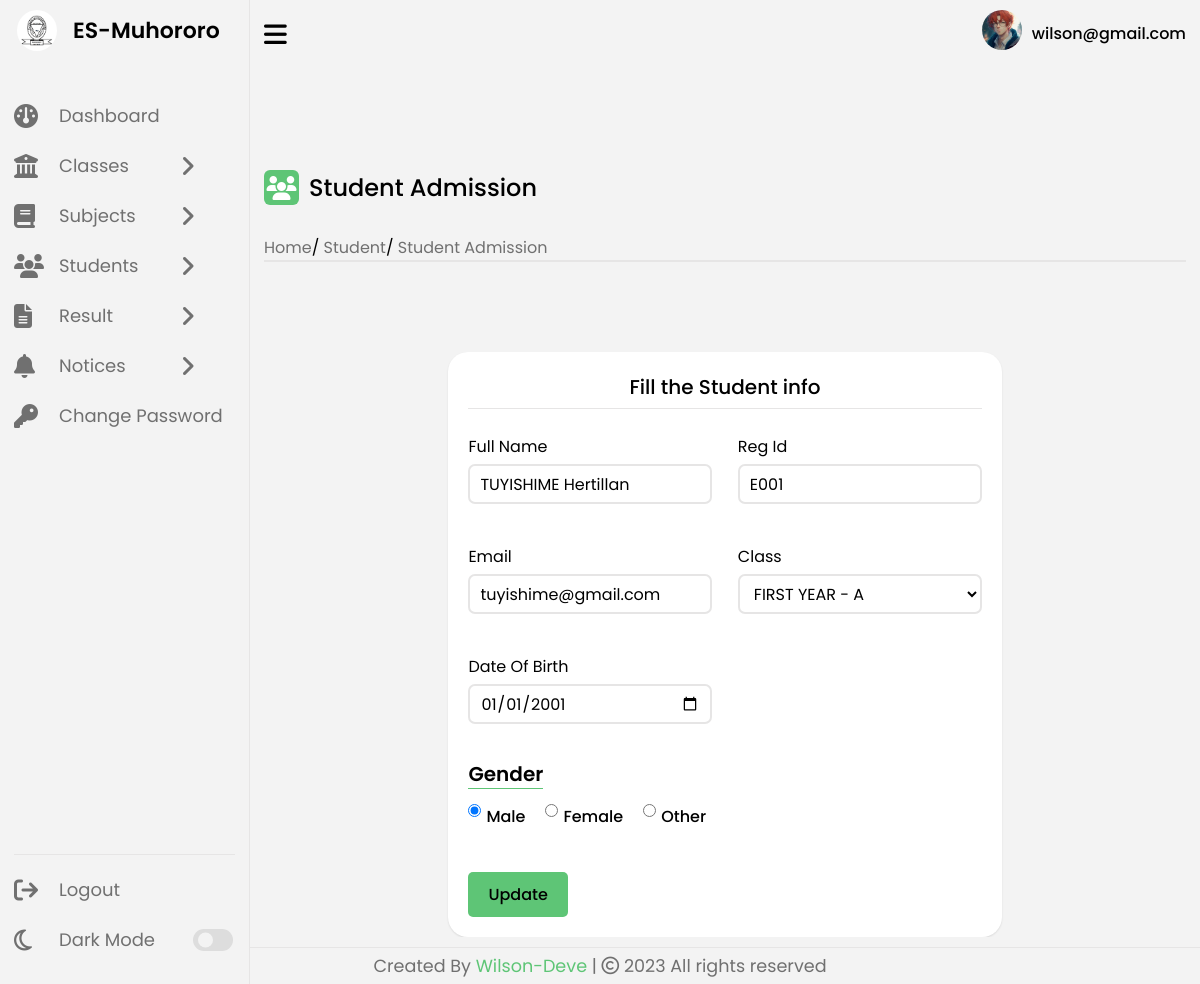
/edit-student.php?student_id=1 (signed in), run on the app's committed database.
### tables this page shows
CREATE TABLE `tblusers` (
  `Id` int(11) NOT NULL,
  `UserName` varchar(100) DEFAULT NULL,
  `Password` varchar(100) DEFAULT NULL,
  `updationDate` timestamp NOT NULL DEFAULT current_timestamp() ON UPDATE current_timestamp()
);

CREATE TABLE `tblstudents` (
  `Id` int(11) NOT NULL,
  `StudentName` varchar(100) DEFAULT NULL,
  `RollId` varchar(50) DEFAULT NULL,
  `StudentEmail` varchar(100) DEFAULT NULL,
  `Gender` varchar(50) DEFAULT NULL,
  `DOB` varchar(100) DEFAULT NULL,
  `ClassId` int(11) DEFAULT NULL,
  `RegDate` timestamp NOT NULL DEFAULT current_timestamp(),
  `UpdationDate` timestamp NULL DEFAULT NULL
);

### includes/session.php (called while the page is built, shortened)
<?php
   include('config.php');
   $user_check = $_SESSION['login_user'];
   $ses_sql = mysqli_query($con,"select UserName from tblusers where UserName = '$user_check' ");
   $row = mysqli_fetch_array($ses_sql,MYSQLI_ASSOC);
   $login_session = $row['UserName'];
?>

### edit-student.php (the view, shortened to what this page needs)
<?php
    include('includes/session.php');
    include('includes/sidebar.php');
    if (isset($_GET['student_id'])) {
        $studentId = $_GET['student_id'];
        $sql = "SELECT *, DATE_FORMAT(UpdationDate, '%Y-%m-%d %H:%i:%s') AS FormattedUpdationDate FROM tblstudents WHERE Id = ?";
        $stmt = $con->prepare($sql);
        if ($stmt) {
            $stmt->bind_param("i", $studentId);
            if ($stmt->execute()) {
                $result = $stmt->get_result();
                $studentData = $result->fetch_assoc();
            } else {
                $errorMessage = "Database error";
            }
        }
    }
?>
<section class="dashboard">
    <?php include('includes/topbar.php');?>
    <div class="dash-content">
        <div class="overview">
            <div class="title">
                <i class="fa fa-users"></i>
                <span class="text">Student Admission</span>
            </div>
            <div class="link-menu">
                <div class="link-item">
                    <ul>
                        <li><i class="uil uil-estate"></i><a href="dashboard.html">Home</a></li>/
                        <li><a href="#">Student</a></li>/
                        <li><a href="#">Student Admission</a></li>
                    </ul>
                </div>
            </div>
        </div>
        <div class="activity">
            <div class="activity-data">
                <div class="form-box">
                    <h1 class="form-title">Fill the Student info</h1>
                    <form class="data-form" action="" method="post">
                        <div class="main-user-info">
                            <div class="user-input-box">
                                <label for="fullName">Full Name</label>
                                <input type="text"
                                    id="fullName"
                                    name="fullName"
                                    autocomplete="off"
                                    value="<?php echo $studentData['StudentName']; ?>"
                                    required/>
                            </div>
                            <div class="user-input-box">
                                <label for="rollid">Reg Id</label>
                                <input type="text"
                                    id="rollid"
                                    name="rollid"
                                    autocomplete="off"
                                    value="<?php echo $studentData['RollId']; ?>"
                                    required/>
                            </div>
                            <div class="user-input-box">
                                <label for="emailid">Email</label>
                                <input type="email"
                                    id="emailid"
                                    name="emailid"
                                    autocomplete="off"
                                    value="<?php echo $studentData['StudentEmail']; ?>"
                                    required/>
                            </div>
                            <div class="user-input-box">
                                <label for="class">Class</label>
                                <select name="class" id="default" required>
                                    <?php
                                        $classQuery = "SELECT Id, CONCAT(ClassName, ' - ', Section) AS ClassSection FROM tblclasses";
                                        $classResult = mysqli_query($con, $classQuery);
                                        if ($classResult) {
                                            while ($classRow = mysqli_fetch_assoc($classResult)) {
                                                $classId = $classRow['Id'];
                                                $classSection = $classRow['ClassSection'];
                                                $selected = ($classId == $studentData['ClassId']) ? 'selected' : '';
                                                echo "<option value='$classId' $selected>$classSection</option>";
                                            }
                                        } else {
                                            echo "Error: " . mysqli_error($con);
                                        }
                                    ?>
                                </select>
                            </div>
                            <div class="user-input-box">
                                <label for="dob">Date Of Birth</label>
                                <input type="date"
                                    id="dob"
                                    name="dob"
                                    value="<?php echo $studentData['DOB']; ?>"
                                    />
                            </div>
                            <div class="gender-details-box">
                                <span class="gender-title">Gender</span>
                                <div class="gender-category">
                                    <input type="radio" name="gender" id="male" value="Male" <?php if ($studentData['Gender'] === 'Male') echo 'checked'; ?> required>
                                    <label for="male">Male</label>
                                    <input type="radio" name="gender" id="female" value="Female" <?php if ($studentData['Gender'] === 'Female') echo 'checked'; ?> required>
                                    <label for="female">Female</label>
                                    <input type="radio" name="gender" id="other" value="Other" <?php if ($studentData['Gender'] === 'Other') echo 'checked'; ?> required>
                                    <label for="other">Other</label>
                                </div>
                            </div>
                        </div>
                        <button type="submit" class="btn" name="update">Update</button>
                    </form>
                </div>
            </div>
        </div>
    </div>
</section>
<?php include('includes/footer.php'); ?>
</body>
</html>

### includes/topbar.php (shortened to what this page needs)
<div class="top">
            <i class="fa fa-bars sidebar-toggle"></i>
            <div class="profile-info">
                <div class="profile-photo-container">
                    <a href="#" id="lightbox-trigger">
                        <img src="img/anim4.jpg" alt="">
                    </a>
                </div>
                <span class="user-name"><?php echo $login_session; ?></span>
            </div>
        </div>

### css/dashboard.css (style rules this page uses)
* { margin: 0; padding: 0; box-sizing: border-box; font-family: 'Poppins', sans-serif; }
:root { --primary-color: #5ec576; --panel-color: #f3f3f3; --text-color: #000; --black-light-color: #707070; --border-color: #e6e5e5; --toggle-color: #DDD; --box1-color: #fff; --box2-color: #FFE6AC; --box3-color: #E7D1FC; --box4-color: #4DA3FF; --title-icon-color: #fff; --tran-05: all 0.5s ease; --tran-03: all 0.3s ease; --tran-03: all 0.2s ease; }
body { min-height: 100vh; background-color: var(--panel-color); }
.dashboard { position: relative; left: 250px; background-color: var(--panel-color); min-height: 100vh; width: calc(100% - 250px); padding: 10px 14px; transition: var(--tran-05); }
.dashboard .top { position: fixed; top: 0; left: 250px; display: flex; width: calc(100% - 250px); justify-content: space-between; align-items: center; padding: 10px 14px; background-color: var(--panel-color); transition: var(--tran-05); }
.dashboard .top .sidebar-toggle { font-size: 26px; color: var(--text-color); cursor: pointer; }
.dashboard .top .profile-info { display: flex; align-items: center; }
.dashboard .top .profile-info img { width: 40px; height: 40px; border-radius: 50%; margin-right: 10px; }
.dashboard .top .user-name { font-size: 16px; font-weight: 500; color: var(--text-color); }
.dashboard .dash-content { padding-top: 100px; height: 100%; }
.dash-content .title { display: flex; align-items: center; margin: 60px 0 30px 0; }
.dash-content .title i, .activity-data tr td i { position: relative; height: 35px; width: 35px; background-color: var(--primary-color); border-radius: 6px; color: var(--title-icon-color); display: flex; align-items: center; justify-content: center; font-size: 24px; }
.dash-content .title .text { font-size: 24px; font-weight: 500; color: var(--text-color); margin-left: 10px; }
.dash-content .activity .activity-data { display: flex; justify-content: space-between; align-items: center; width: 100%; }
.activity-data { overflow-x: auto; }
.form-box { background-color: var(--box1-color); border-radius: 20px; padding: 20px; box-shadow: 0 1px 2px rgba(0, 0, 0, 0.1); width: 60%; margin-top: 50px; margin: 0 auto; max-height: calc(100vh - 100px); overflow: auto; }
.form-title { font-size: 20px; font-weight: 500; text-align: center; padding-bottom: 6px; color: var(--text-color); border-bottom: solid 1px var(--border-color); }
.data-form label { font-size: 16px; font-weight: 500; color: var(--text-color); margin-bottom: 5px; }
.data-form input, .data-form select, .data-form textarea { padding: 10px; left: 0; width: 100%; outline: none; border: 1px solid var(--border-color); border-radius: 5px; font-size: 16px; font-weight: 400; color: var(--text-color); margin-bottom: 20px; background-color: var(--box1-color); transition: var(--tran-03); }
.data-form button { padding: 10px 20px; border: none; border-radius: 5px; background-color: var(--primary-color); color: var(--text-color); font-size: 16px; font-weight: 500; cursor: pointer; transition: var(--tran-03); }
.link-menu .link-item { border-bottom: 2px solid var(--border-color); }
.link-menu .link-item ul { list-style: none; }
.link-menu .link-item ul li { display: inline; }
.link-menu .link-item ul li a { text-decoration: none; color: var(--black-light-color); }
.main-user-info { display: flex; flex-wrap: wrap; justify-content: space-between; padding: 20px 0; }
.user-input-box:nth-child(2n) { justify-content: end; }
.user-input-box { display: flex; flex-wrap: wrap; width: 50%; padding-bottom: 15px; }
.user-input-box label { width: 95%; color: var(--text-color); font-size: 16px; font-weight: 400; margin: 5px 0; }
.user-input-box input, .user-input-box select { height: 40px; width: 95%; border-radius: 7px; outline: none; border: 2px solid var(--border-color); padding: 0 10px; }
.gender-title { color:var(--text-color); font-size: 20px; font-weight: 600; border-bottom: 1px solid var(--primary-color); }
.gender-category { display: flex; margin: 15px 0; }
.gender-category label { color: var(--text-color); padding: 0 20px 0 5px; }
.gender-category label, .gender-category input, .form-submit-btn input { cursor: pointer; }

### data on the page
tblusers: UserName "wilson@gmail.com"
tblstudents: fullName "TUYISHIME Hertillan", rollid "E001", emailid "tuyishime@gmail.com", dob "01/01/2001", Gender "☑ Male", Gender "☐ Female", Gender "☐ Other"

### other printed values
form field class "FIRST YEAR - A"
